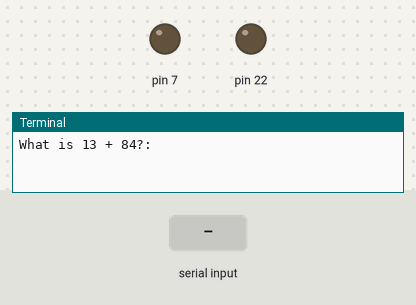
This program was run on a simulated Raspberry Pi (header pin numbers). Parts: output pins drawn as LEDs (lit = HIGH), the last lines printed to the terminal. Dashed ring = blinking. The inputs (shaded band) are chosen by the test bench. Random numbers come from a fixed seed.

Above: at 1.2 s.
1.3 s: "0" typed at the terminal, then Enter
At 1.31 s:
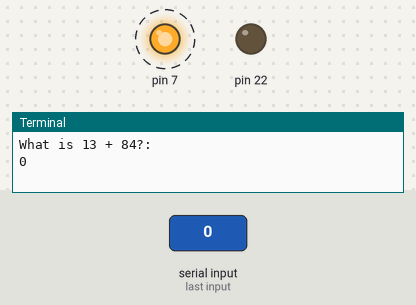
Timing chart, 0 to 4.3 s (numbered marks = the images above; inputs shaded):
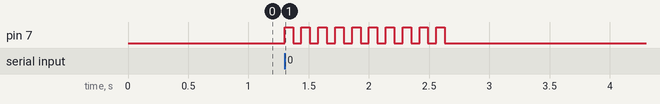

Measured:
- after the input at 1.3 s, pin 7: alternates HIGH for 0.07 s and LOW for 0.07 s, 20 changes in all, then stays LOW, starting at once

The program:

ledgame.py
```python
import RPi.GPIO as GPIO ## Import GPIO library
import time ## Import 'time' library. Allows us to use 'sleep'
import random


##GPIO,setwarning(False)
GPIO.setwarnings(False)
GPIO.setmode(GPIO.BOARD) ## Use board pin numbering
GPIO.setup(7, GPIO.OUT) ## Setup GPIO Pin 7 to OUT
GPIO.setup(22, GPIO.OUT) ## Setup GPIO Pin 22 to OUT

##Define a function named Blink()
def blinkWrong(numTimes,speed):
    for i in range(0,numTimes):## Run loop numTimes
        GPIO.output(7,True)## Switch on pin 75
        time.sleep(speed)## Wait
        GPIO.output(7,False)## Switch off pin 7
        time.sleep(speed)## Wait

def blinkRight(numTimes,speed):
    for i in range(0,numTimes):## Run loop numTimes

        GPIO.output(22,True)## Switch on pin 7
        time.sleep(speed)## Wait
        GPIO.output(22,False)## Switch off pin 7
        time.sleep(speed)## Wait


def game():
    running = 0

    while running == 0:
        number1 = int(random.random()*100)
        number2 = int(random.random()*100)
        result = input("What is " + str(number1) + " + " + str(number2) + "?: " )
        if "exit" in result:
            running = 1
            GPIO.cleanup()

        elif int(result) == number1 + number2:
            blinkRight(int(10),float(0.07))

        elif int(result) != number1 + number2:
            blinkWrong(int(10),float(0.07))


## Ask user for total number of blinks and length of each blink

GPIO.output(22,False)
GPIO.output(7,False)
game()

## Start Blink() function. Convert user input from strings to numeric data types and pass to Blink() as parameters
```
